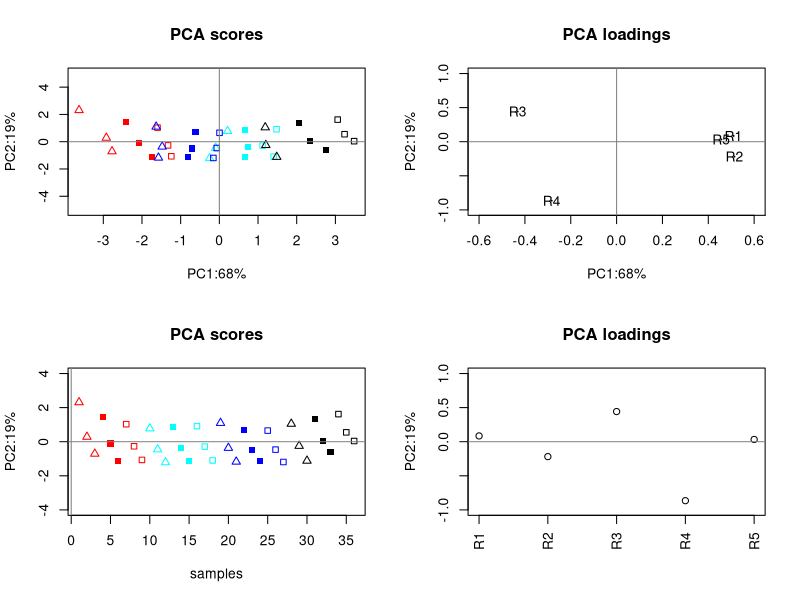
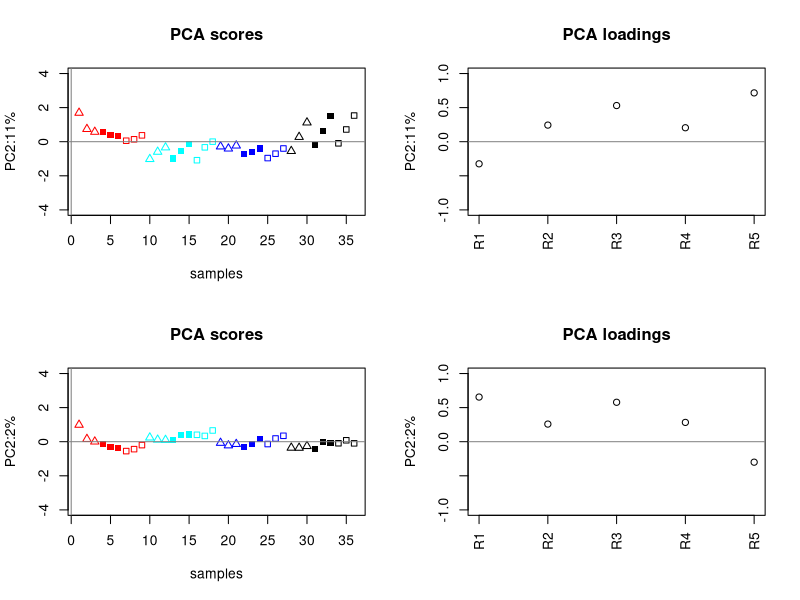
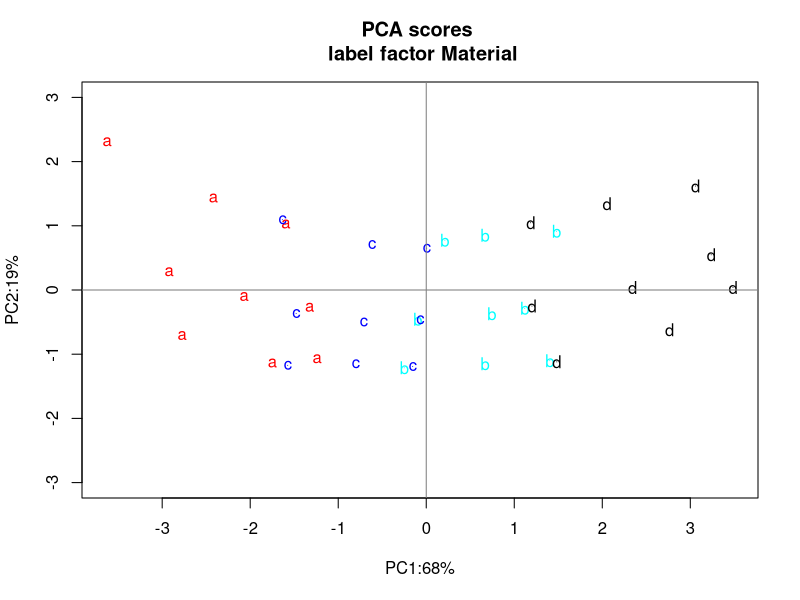
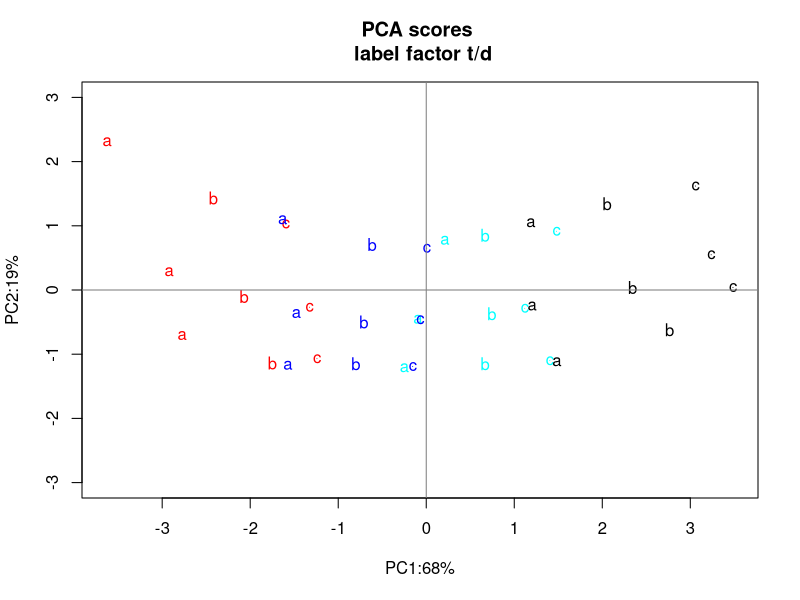
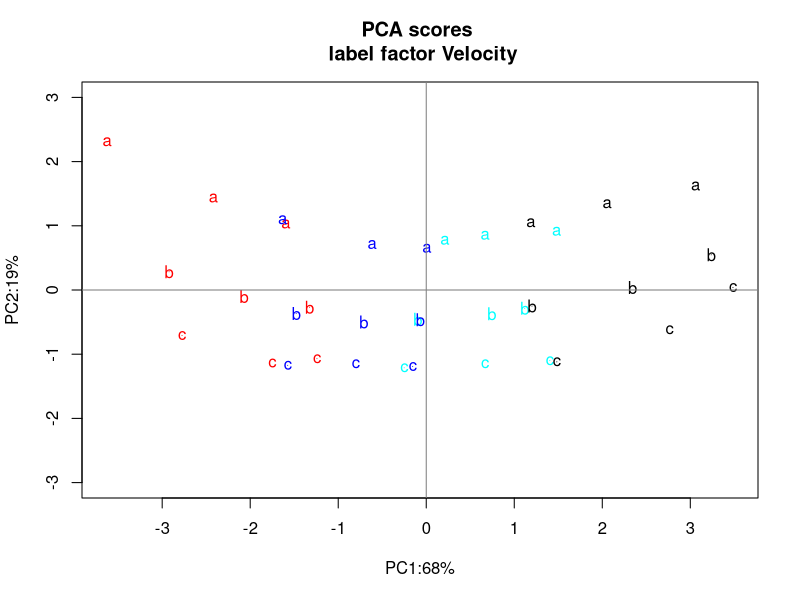

The R script that drew these images, in order: (Note: this script raises an error after producing the figures.)
# RMF 02 Running script simulations friction 05.19.2021.r

#setwd("C:/Users/s148946/OneDrive/Documenten/Internship/Project/Shared folder/HVI/GitHub/Multiparameter analysis in R (Rannveig)")
getwd()

#################
# Get libraries
#################

# install.packages("readxl")
# install.packages("factoextra")
# install.packages("ffmanova")

library(readxl)
#library(factoextra)
#library(ffmanova)
#library(sjPlot)
#library(sjmisc)
#library(ggplot2)

#################
# Clear all
#################

rm(list=ls())

#################
# Run functions
#################

propVar <- function(object){
  vars <- object$sdev^2
  vars/sum(vars)
}

# Function to calculate the mean and the standard deviation for each group
# Arguments: 
# data :        a data frame
# varname :     the name of a column containing the variable to be summariezed
# groupnames :  vector of column names to be used as grouping variables

data_summary <- function(data, varname, groupnames){
  summary_func <- function(x, col){
    c(mean = mean(x[[col]], na.rm=TRUE),
      sd = sd(x[[col]], na.rm=TRUE))
  }
  data_sum<-ddply(data, groupnames, .fun=summary_func,
                  varname)
  data_sum <- rename(data_sum, c("mean" = varname))
  return(data_sum)
}


#################
# Get the data
#################

Imp <- as.data.frame(read_excel("Data/Results2.xlsx", sheet = "2R"))
rownames(Imp)<- Imp[,1]
Imp[1:4,]

my.labels <- Imp[,1]
idc1      <- which(colnames(Imp)=='A.123');     idc1 
idc2      <- which(colnames(Imp)=='B.123');    idc2
idc3      <- which(colnames(Imp)=='C.123');idc3
idc4      <- which(colnames(Imp)=='Material');   idc4 
idc6      <- which(colnames(Imp)=='t/d');   idc6
idc5      <- which(colnames(Imp)=='Velocity');   idc5
idc7      <- which(colnames(Imp)=='R1'); idc7
k         <- dim(Imp)[2];k
D         <- Imp[,idc1:idc3]
Design    <- Imp[,idc4:idc6]
Data      <- Imp[,idc7:k]
DF        <- data.frame(D,Design,Data); # all except my.labels
rm(Imp)


# Define colors
cls.3       <- c('red','cyan','blue','black') 
points.3    <- c(2,15,22) 

#################
# PCA
#################

Inn       <-  Data

my.labels
pca.mod   <- prcomp(Inn,scale=TRUE)
scores    <- pca.mod$x
loadings  <- pca.mod$rotation
expl.var <- round(propVar(pca.mod)*100,digits = 0);expl.var


# 1D plot of PC
#pdf('./Figures/PCA 1D plots PC1 PC2 PC3 PC4.pdf')
par(mfrow=c(2,2))
my.cls.s  <- cls.3[D$A.12];my.cls.s
my.pch.s  <- points.3[D$B.123];my.pch.s

#my.xlim <- c(-4,3)
my.ylim <- c(-5,5)
plot(scores[,1:2],
     main=paste0('PCA scores'),
     xlab=paste0('PC1:',expl.var[1],'%'),
     ylab=paste0('PC2:',expl.var[2],'%'),
     col=my.cls.s,pch=my.pch.s,
     ylim = my.ylim)
abline(h=0,v=0,lty=1,col='gray50')

my.ylim <- c(-1,1)
my.xlim <- c(-0.6,0.6)
plot(loadings[,1:2],cex=0.0001,
     main=paste0('PCA loadings'),
     xlab=paste0('PC1:',expl.var[1],'%'),
     ylab=paste0('PC2:',expl.var[2],'%'),
     ylim=my.ylim,
     xlim=my.xlim)
abline(h=0,v=0,lty=1,col='gray50')
axis(1,at=c(1:5),labels=rownames(loadings),las=2)
text(loadings[,1:2], labels=rownames(loadings))

# # PC 3 og 4
# my.xlim <- c(-4,3)
# my.ylim <- c(-5,5)
# plot(scores[,3:4],
#      main=paste0('PCA scores'),
#      xlab=paste0('PC3:',expl.var[3],'%'),
#      ylab=paste0('PC4:',expl.var[4],'%'),
#      col=my.cls.s,pch=my.pch.s,
#      ylim = my.ylim)
# abline(h=0,v=0,lty=1,col='gray50')
# 
# my.ylim <- c(-1,1)
# plot(loadings[,3:4],xaxt='n',cex=0.0001,
#      main=paste0('PCA loadings'),
#      xlab=paste0('PC3:',expl.var[3],'%'),
#      ylab=paste0('PC4:',expl.var[4],'%'),
#      ylim=my.ylim)
# abline(h=0,v=0,lty=1,col='gray50')
# axis(1,at=c(1:5),labels=rownames(loadings),las=2)
# text(loadings[,3:4], labels=rownames(loadings))


#Gammelt under
my.ylim <- c(-4,4)
plot(scores[,2],
     main=paste0('PCA scores'),
     xlab='samples',
     ylab=paste0('PC2:',expl.var[2],'%'),
     col=my.cls.s,pch=my.pch.s,
     ylim = my.ylim)
abline(h=0,v=0,lty=1,col='gray50')

my.ylim <- c(-1,1)
plot(loadings[,2],xaxt='n',
     main=paste0('PCA loadings'),
     xlab=paste0(''),
     ylab=paste0('PC2:',expl.var[2],'%'),
     ylim=my.ylim)
abline(h=0,v=0,lty=1,col='gray50')
axis(1,at=c(1:5),labels=rownames(loadings),las=2)

my.ylim <- c(-4,4)
plot(scores[,3],
     main=paste0('PCA scores'),
     xlab='samples',
     ylab=paste0('PC2:',expl.var[3],'%'),
     col=my.cls.s,pch=my.pch.s,
     ylim = my.ylim)
abline(h=0,v=0,lty=1,col='gray50')

my.ylim <- c(-1,1)
plot(loadings[,3],xaxt='n',
     main=paste0('PCA loadings'),
     xlab=paste0(''),
     ylab=paste0('PC2:',expl.var[3],'%'),
     ylim=my.ylim)
abline(h=0,v=0,lty=1,col='gray50')
axis(1,at=c(1:5),labels=rownames(loadings),las=2)

my.ylim <- c(-4,4)
plot(scores[,4],
     main=paste0('PCA scores'),
     xlab='samples',
     ylab=paste0('PC2:',expl.var[4],'%'),
     col=my.cls.s,pch=my.pch.s,
     ylim = my.ylim)
abline(h=0,v=0,lty=1,col='gray50')

my.ylim <- c(-1,1)
plot(loadings[,4],xaxt='n',
     main=paste0('PCA loadings'),
     xlab=paste0(''),
     ylab=paste0('PC2:',expl.var[4],'%'),
     ylim=my.ylim)
abline(h=0,v=0,lty=1,col='gray50')
axis(1,at=c(1:5),labels=rownames(loadings),las=2)
dev.off()


# 2D
my.xlim <- c(-4,3)
my.ylim <- c(-3,3)
plot(scores[,1:2],cex=0.00001,
     main=paste0('PCA scores \n label factor Material'),
     xlab=paste0('PC1:',expl.var[1],'%'),
     ylab=paste0('PC2:',expl.var[2],'%'),
     col=my.cls.s,pch=my.pch.s,
     ylim = my.ylim)
text(scores[,1:2],labels=substr(my.labels,2,2),col=my.cls.s)
abline(h=0,v=0,lty=1,col='gray50')

plot(scores[,1:2],cex=0.00001,
     main=paste0('PCA scores \n label factor t/d'),
     xlab=paste0('PC1:',expl.var[1],'%'),
     ylab=paste0('PC2:',expl.var[2],'%'),
     col=my.cls.s,pch=my.pch.s,
     ylim = my.ylim)
text(scores[,1:2],labels=substr(my.labels,5,5),col=my.cls.s)
abline(h=0,v=0,lty=1,col='gray50')


plot(scores[,1:2],cex=0.00001,
     main=paste0('PCA scores \n label factor Velocity'),
     xlab=paste0('PC1:',expl.var[1],'%'),
     ylab=paste0('PC2:',expl.var[2],'%'),
     col=my.cls.s,pch=my.pch.s,
     ylim = my.ylim)
text(scores[,1:2],labels=substr(my.labels,8,8),col=my.cls.s)
abline(h=0,v=0,lty=1,col='gray50')

dev.off()



pdf('./Figures/PCA 2D plots PC12 ours.pdf')

# 2D plot of PC

par(mfrow=c(3,2))
my.cls.s  <- cls.2[D$A.12];my.cls.s
my.pch.s  <- points.3[D$B.123];my.pch.s

my.xlim <- c(-4,3)
my.ylim <- c(-3,3)
plot(scores[,1:2],
     main=paste0('PCA scores'),
     xlab=paste0('PC1:',expl.var[1],'%'),
     ylab=paste0('PC2:',expl.var[2],'%'),
     col=my.cls.s,pch=my.pch.s,
     ylim = my.ylim)
abline(h=0,v=0,lty=1,col='gray50')

my.ylim <- c(-1,1)
my.xlim <- c(-0.5,0.5)
plot(loadings[,1:2],cex=0.0000001,
     main=paste0('PCA loadings'),
     xlab=paste0('PC1:',expl.var[1],'%'),
     ylab=paste0('PC2:',expl.var[2],'%'),
     xlim=my.xlim,ylim=my.ylim)
abline(h=0,v=0,lty=1,col='gray50')
text(loadings[,1:2],labels=rownames(loadings),
     xlim=my.xlim,ylim=my.ylim)

my.xlim <- c(-4,3)
my.ylim <- c(-3,3)
plot(scores[,1:2],cex=0.00001,
     main=paste0('PCA scores \n label factor Material'),
     xlab=paste0('PC1:',expl.var[1],'%'),
     ylab=paste0('PC2:',expl.var[2],'%'),
     col=my.cls.s,pch=my.pch.s,
     ylim = my.ylim)
text(scores[,1:2],labels=substr(my.labels,2,2),col=my.cls.s)
abline(h=0,v=0,lty=1,col='gray50')

plot(scores[,1:2],cex=0.00001,
     main=paste0('PCA scores \n label factor t/d'),
     xlab=paste0('PC1:',expl.var[1],'%'),
     ylab=paste0('PC2:',expl.var[2],'%'),
     col=my.cls.s,pch=my.pch.s,
     ylim = my.ylim)
text(scores[,1:2],labels=substr(my.labels,5,5),col=my.cls.s)
abline(h=0,v=0,lty=1,col='gray50')


plot(scores[,1:2],cex=0.00001,
     main=paste0('PCA scores \n label factor Velocity'),
     xlab=paste0('PC1:',expl.var[1],'%'),
     ylab=paste0('PC2:',expl.var[2],'%'),
     col=my.cls.s,pch=my.pch.s,
     ylim = my.ylim)
text(scores[,1:2],labels=substr(my.labels,8,8),col=my.cls.s)
abline(h=0,v=0,lty=1,col='gray50')

dev.off()




